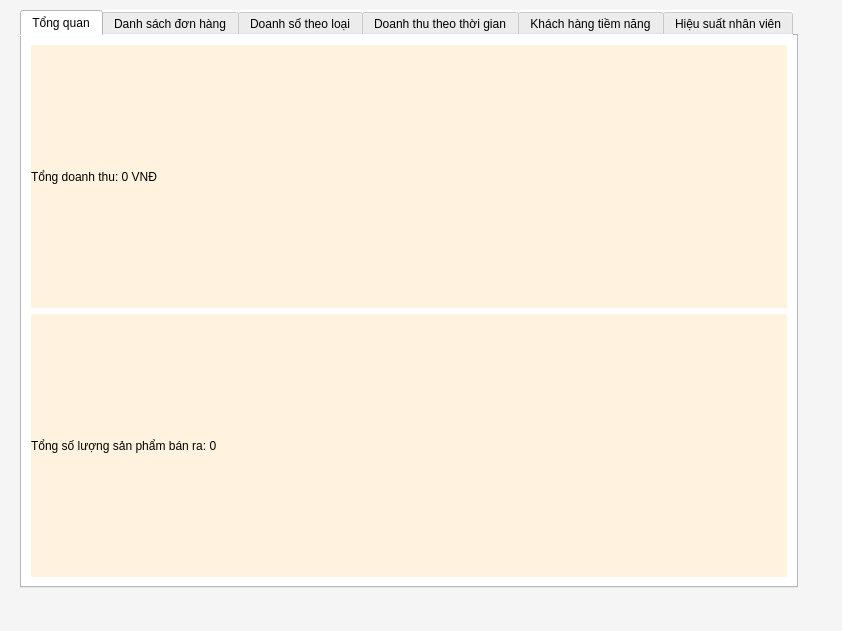
<?xml version="1.0" encoding="UTF-8"?>
<ui version="4.0">
 <class>Form</class>
 <widget class="QWidget" name="Form">
  <property name="geometry">
   <rect>
    <x>0</x>
    <y>0</y>
    <width>842</width>
    <height>631</height>
   </rect>
  </property>
  <property name="windowTitle">
   <string>Form</string>
  </property>
  <property name="styleSheet">
   <string>background-color: #F5F5F5; color: black;</string>
  </property>
  <widget class="QTabWidget" name="reportTabs">
   <property name="geometry">
    <rect>
     <x>20</x>
     <y>10</y>
     <width>778</width>
     <height>578</height>
    </rect>
   </property>
   <property name="styleSheet">
    <string>background-color: #FFFFFF; color: black;</string>
   </property>
   <widget class="QWidget" name="overviewTab">
    <attribute name="title">
     <string>Tổng quan</string>
    </attribute>
    <layout class="QVBoxLayout" name="verticalLayoutOverview">
     <item>
      <widget class="QLabel" name="totalRevenueLabel">
       <property name="text">
        <string>Tổng doanh thu: 0 VNĐ</string>
       </property>
       <property name="styleSheet">
        <string>background-color: #FFF3E0; color: black;</string>
       </property>
      </widget>
     </item>
     <item>
      <widget class="QLabel" name="totalProductsSoldLabel">
       <property name="text">
        <string>Tổng số lượng sản phẩm bán ra: 0</string>
       </property>
       <property name="styleSheet">
        <string>background-color: #FFF3E0; color: black;</string>
       </property>
      </widget>
     </item>
    </layout>
   </widget>
   <widget class="QWidget" name="orderListTab">
    <attribute name="title">
     <string>Danh sách đơn hàng</string>
    </attribute>
    <layout class="QVBoxLayout" name="verticalLayoutOrderList">
     <item>
      <widget class="QTableWidget" name="orderTable">
       <property name="styleSheet">
        <string>background-color: #FFFFFF; color: black; alternate-background-color: #F0F0F0;</string>
       </property>
       <column>
        <property name="text">
         <string>Mã đơn</string>
        </property>
       </column>
       <column>
        <property name="text">
         <string>Ngày bán</string>
        </property>
       </column>
       <column>
        <property name="text">
         <string>Khách hàng</string>
        </property>
       </column>
       <column>
        <property name="text">
         <string>Sản phẩm</string>
        </property>
       </column>
       <column>
        <property name="text">
         <string>Số lượng</string>
        </property>
       </column>
       <column>
        <property name="text">
         <string>Giá trị đơn hàng</string>
        </property>
       </column>
      </widget>
     </item>
    </layout>
   </widget>
   <widget class="QWidget" name="productSalesTab">
    <attribute name="title">
     <string>Doanh số theo loại</string>
    </attribute>
    <layout class="QVBoxLayout" name="verticalLayoutProductSales">
     <item>
      <widget class="QTableWidget" name="productSalesTable">
       <property name="styleSheet">
        <string>background-color: #FFFFFF; color: black; alternate-background-color: #F0F0F0;</string>
       </property>
       <column>
        <property name="text">
         <string>Loại mặt hàng</string>
        </property>
       </column>
       <column>
        <property name="text">
         <string>Tên</string>
        </property>
       </column>
       <column>
        <property name="text">
         <string>Số lượng bán</string>
        </property>
       </column>
       <column>
        <property name="text">
         <string>Doanh thu</string>
        </property>
       </column>
      </widget>
     </item>
    </layout>
   </widget>
   <widget class="QWidget" name="timeRevenueTab">
    <attribute name="title">
     <string>Doanh thu theo thời gian</string>
    </attribute>
    <layout class="QVBoxLayout" name="verticalLayoutTimeRevenue">
     <item>
      <layout class="QHBoxLayout" name="horizontalLayoutTimeFilters">
       <item>
        <widget class="QComboBox" name="timePeriodCombo">
         <property name="styleSheet">
          <string>background-color: #E6F3FF; color: black;</string>
         </property>
         <item>
          <property name="text">
           <string>Ngày</string>
          </property>
         </item>
         <item>
          <property name="text">
           <string>Tháng</string>
          </property>
         </item>
         <item>
          <property name="text">
           <string>Quý</string>
          </property>
         </item>
         <item>
          <property name="text">
           <string>Năm</string>
          </property>
         </item>
        </widget>
       </item>
       <item>
        <widget class="QLabel" name="labelStartDate">
         <property name="text">
          <string>Ngày bắt đầu:</string>
         </property>
         <property name="styleSheet">
          <string>color: black;</string>
         </property>
        </widget>
       </item>
       <item>
        <widget class="QDateEdit" name="startDateEdit">
         <property name="styleSheet">
          <string>background-color: #E6F3FF; color: black;</string>
         </property>
        </widget>
       </item>
       <item>
        <widget class="QLabel" name="labelEndDate">
         <property name="text">
          <string>Ngày kết thúc:</string>
         </property>
         <property name="styleSheet">
          <string>color: black;</string>
         </property>
        </widget>
       </item>
       <item>
        <widget class="QDateEdit" name="endDateEdit">
         <property name="styleSheet">
          <string>background-color: #E6F3FF; color: black;</string>
         </property>
        </widget>
       </item>
       <item>
        <widget class="QPushButton" name="generateTimeReportButton">
         <property name="text">
          <string>Tạo báo cáo</string>
         </property>
         <property name="styleSheet">
          <string>background-color: #4CAF50; color: black;</string>
         </property>
        </widget>
       </item>
      </layout>
     </item>
     <item>
      <widget class="QTableWidget" name="timeRevenueTable">
       <property name="styleSheet">
        <string>background-color: #FFFFFF; color: black; alternate-background-color: #F0F0F0;</string>
       </property>
       <column>
        <property name="text">
         <string>Thời gian</string>
        </property>
       </column>
       <column>
        <property name="text">
         <string>Doanh thu</string>
        </property>
       </column>
      </widget>
     </item>
    </layout>
   </widget>
   <widget class="QWidget" name="potentialCustomersTab">
    <attribute name="title">
     <string>Khách hàng tiềm năng</string>
    </attribute>
    <layout class="QVBoxLayout" name="verticalLayoutPotentialCustomers">
     <item>
      <widget class="QTableWidget" name="potentialCustomersTable">
       <property name="styleSheet">
        <string>background-color: #FFFFFF; color: black; alternate-background-color: #F0F0F0;</string>
       </property>
       <column>
        <property name="text">
         <string>Mã khách</string>
        </property>
       </column>
       <column>
        <property name="text">
         <string>Tên</string>
        </property>
       </column>
       <column>
        <property name="text">
         <string>Số lần mua</string>
        </property>
       </column>
       <column>
        <property name="text">
         <string>Tổng giá trị đơn hàng</string>
        </property>
       </column>
      </widget>
     </item>
    </layout>
   </widget>
   <widget class="QWidget" name="employeePerformanceTab">
    <attribute name="title">
     <string>Hiệu suất nhân viên</string>
    </attribute>
    <layout class="QVBoxLayout" name="verticalLayoutEmployeePerformance">
     <item>
      <widget class="QTableWidget" name="employeePerformanceTable">
       <property name="styleSheet">
        <string>background-color: #FFFFFF; color: black; alternate-background-color: #F0F0F0;</string>
       </property>
       <column>
        <property name="text">
         <string>Mã nhân viên</string>
        </property>
       </column>
       <column>
        <property name="text">
         <string>Tên</string>
        </property>
       </column>
       <column>
        <property name="text">
         <string>Số đơn hàng</string>
        </property>
       </column>
       <column>
        <property name="text">
         <string>Tổng doanh thu</string>
        </property>
       </column>
      </widget>
     </item>
    </layout>
   </widget>
  </widget>
 </widget>
 <resources/>
 <connections/>
</ui>
